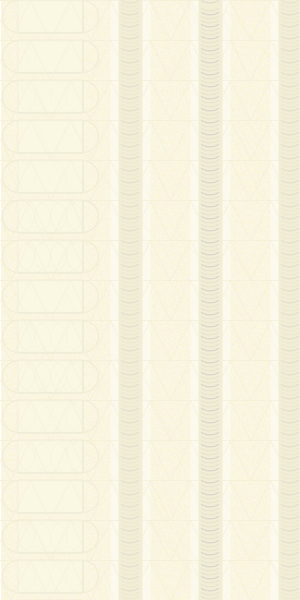
Frame 1 (no input)
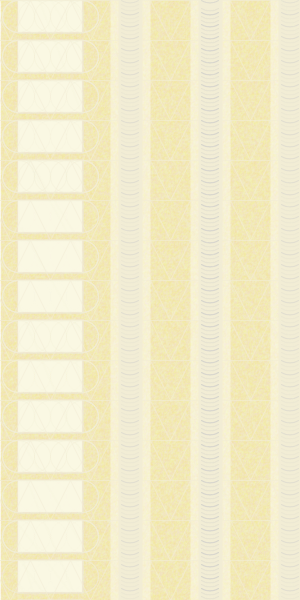
Frame 2 (the mouse pressed at the canvas centre, redrawn once)

The Processing sketch that drew these frames (run headless with seeded random() and noise(); the mouse was pressed at the canvas centre and the sketch redrawn once):

// Processing sketch: processing_24281
// ── processing_24281.pde

//import processing.pdf.*;

void setup()
{
  size(300,600);
  background(255);
  noLoop();
  //beginRecord(PDF, "Wall4.pdf"); 
}

void draw()
{
  wall();
  fare();
  //endRecord();
}

void wall()
{
  for(int x = 0, y = 0; y <= height; x = x + 1)
  {
    color c = color(242,random(220,240),random(150,200),140);
    stroke(c);
    point(x,y);
    if(x == width)
    {
      y = y + 1;
      x = 0;
    }
  }
}

int r4 = 210;

void fare()
{
    translate(r4,0);
  
    stroke(255,100);
    strokeWeight(40);
      
    line(0,0,0,height);
    line(80,0,80,height);
    line(-80,0,-80,height);
      
    line(240,0,240,height);
    line(-240,0,-240,height);
      
    line(480,0,480,height);
    line(-480,0,-480,height);
      
    stroke(242,237,213);
    strokeWeight(24);
      
    line(0,0,0,height);
    line(80,0,80,height);
    line(-80,0,-80,height);
      
    line(240,0,240,height);
    line(-240,0,-240,height);
      
    line(480,0,480,height);
    line(-480,0,-480,height);
    
    for(int b = 0, c = 0; c < 54; b = b + 40)
    {
      stroke(242,237,213,50);
      strokeWeight(2);
      fill(250,248,227);
      rect(128,b,64,32);
      
      stroke(242,237,213,50);
      fill(250,248,227);
      rect(-192,b,64,32);
      
      if(b >= 1400)
      {
        c = c + 6;
        b = -40;
      }
      
      float g = random(0,120);
      
      stroke(242,237,213,g);
      strokeWeight(1);
      noFill();
      for(int e = 0; e <= 64 ; e = e + 16)
      {
        ellipse(128 + e,b + 16,32,32);
        ellipse(-192 + e, b + 16,32,32);
      }
    }
    
    for(int d = 0, e = -80; d < height; e = e + 40)
    {    
      stroke(242,237,213,160);
      strokeWeight(1);
      noFill();
      triangle(-220 + e, d, -180 + e, d, -200 + e, d + 40);
      if(e == 680)
      {
        d = d + 40;
        e = -80;
      }
    }
    
    for(int f = -4, g = 0, h = -12; f <= height; f = f + 4)
    {
      stroke(200,40);
      strokeWeight(1);
      noFill();
      arc(g, f, 30, 30, 1, PI-1);
      arc(0 - g, f, 30, 30, 1, PI-1);
      
      stroke(200,80);
      strokeWeight(1);
      arc(g, h, 30, 30, 1, PI-1);
      arc(0 - g, h, 30, 30, 1, PI-1);
      
      h = h + 12;
      
      if(f >= 588 && g == 0)
      {
        f = -12;
        g = g + 80;
        h = -12;
      }
      else if(f >= 588 && g == 80)
      {
        f = -12;
        g = g + 160;
        h = -12;
      }
      else if(f >= 588 && g == 240)
      {
        f = -12;
        g = g + 240;
        h = -12;
      }
    }
    
    for(int aa = 0; aa < 40; aa = aa + 1)
    {
      stroke(242,237,213,30);
      strokeWeight(2);
      float xa = random(0,700);
      float ya = random(0,1400);
      float xb = random(xa,700);
      float yb = random(xb,1400);
      line(xa,ya,xa-xb,ya-yb);
    }   
}
